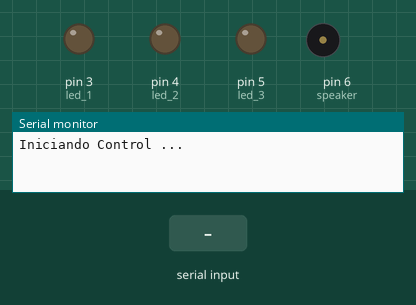
This sketch was run on a simulated Arduino Uno, built with avr-gcc and run on an emulated ATmega328P. Parts: output pins drawn as LEDs (lit = HIGH), buzzer (waves = sounding), the last lines printed to the serial monitor. Dashed ring = blinking. Inputs (shaded band) come from the test bench.

Above: at 1.2 s.
1.3 s: "E" received over the second serial link
At 3.8 s:
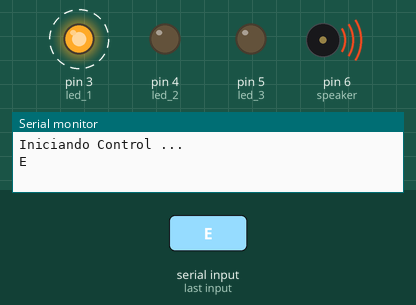
At 4.6 s:
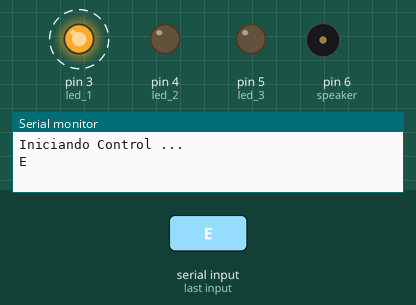
Timing chart, 0 to 10.3 s (numbered marks = the images above; inputs shaded):
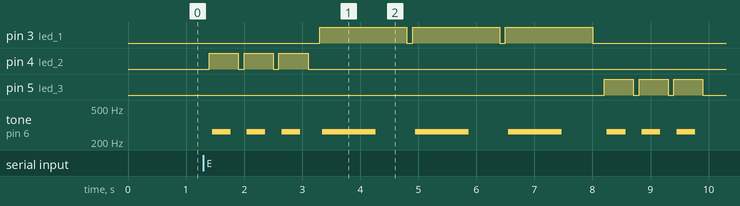

Measured:
- after the input at 1.3 s, pin 3 (led_1): alternates HIGH for 1.5 s and LOW for 0.10 s, starting after 2.0 s; pin 4 (led_2): alternates HIGH for 0.50 s and LOW for 0.10 s, 6 changes in all, then stays LOW, starting after 0.10 s

The sketch:

Proyecto1.ino
```cpp
#include <SoftwareSerial.h>
#include <Tone.h> //Para emitir sonidos

SoftwareSerial BT(10,11); // pines del modulo bluetooth

byte led_1 = 3; //pin para leds
byte led_2 = 4; //pin para leds
byte led_3 = 5; //pin para leds
byte speaker = 6; //pin para la señal de sonido
Tone tono; //objeto para la generacion de sonidos

char CharIN = ' '; //comando recibido desde el telefono

//Inicializo todos los componentes necesarios
void setup()
{
  Serial.begin(9600); //establesco la comunicacion a 9600 baudios
  BT.begin(9600);
  IniciarPines(); //funcion para inciar pines
  tono.begin(speaker); //inicializo el objeto para genera sonidos
  Serial.println("Iniciando Control ...");
}

void loop()
{
    if(BT.available())
    {
      CharIN = BT.read();
      Serial.print(CharIN);
      OnOffLeds();
    }
}

void IniciarPines (void)
{
  pinMode(led_1, OUTPUT);
  pinMode(led_2, OUTPUT);
  pinMode(led_3, OUTPUT);
  pinMode(speaker, OUTPUT); //inicialo el pin para salida de sonido

  digitalWrite(led_1, LOW);
  digitalWrite(led_2, LOW);
  digitalWrite(led_3, LOW);
  digitalWrite(speaker, LOW); //inizializar pin de sonido
}

void OnOffLeds (void)
{
  if(CharIN == 'A'){digitalWrite(led_1, HIGH);}
  if(CharIN == 'B'){digitalWrite(led_1, LOW);}

  if(CharIN == 'C'){digitalWrite(led_2, HIGH);}
  if(CharIN == 'D'){digitalWrite(led_2, LOW);}

  if (CharIN == 'E') {ejecutarSOS();}
}

void ejecutarSOS(){
  while (CharIN == 'E') {
    ciclos(led_2, 500, 300);
    retardos();
    ciclos(led_1, 1500, 900);
    retardos();
    ciclos(led_3, 500, 300);
    BT.write("E");
    if(BT.available()){
      CharIN = BT.read();
      if(CharIN == 'F'){
        apagarSOS();
        BT.write("F");
        tono.stop();
        break;
      }
    }
    delay(1500);
  }
}

void apagarSOS(){
  digitalWrite(led_1, LOW);
  digitalWrite(led_2, LOW);
  digitalWrite(led_3, LOW);
}

//Funcion que hace la repeticion de 3 veces, el delay es para que tarde un poco mas en llamar a la funcion de 'cortos'
void ciclos(byte ledPin, int s, int d){
  for(int i=0; i<3; i++){
    retardos();
    cortos(ledPin,s,d);
  }
}

//recibe el pin que debe mandar la señal, y el tiempo del delay
void cortos(byte ledPin, int s, int d) {
  digitalWrite(ledPin, HIGH); // Encender el LED
  tono.play(NOTE_C4,d);
  delay(s); // Esperar 2 segundos
  //tono.play(NOTE_C4,d); Este segundo tono, aun no estoy seguro de porque lo agregue, pero el comentarlo no afecta en nada
  digitalWrite(ledPin, LOW); // Apagar el LED
}

//esto es solo para tener delays controlados
void retardos(){
  delay(100);
}
```
